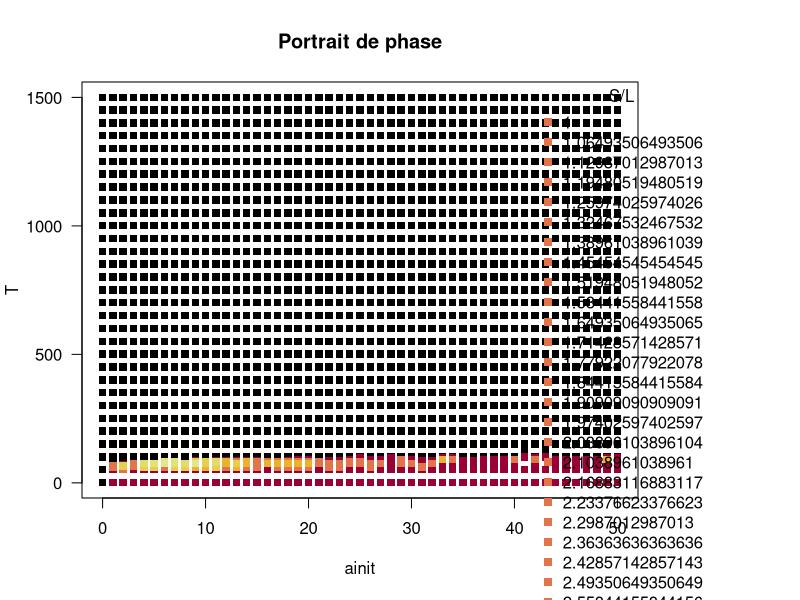

The R script that drew this image:
rm(list=ls())             
library(colorspace)


# | ainit | T | S/L |
data<-read.table("SimulationOutputs.csv", header = FALSE, sep = ",", dec=".")
names(data)<-c("ainit","T","result")

# Séparation des différents états du reste des données
extinction<-subset(data,data$result==-1)
exclusion<-subset(data,data$result==0)
cohabitation<-subset(data,data$result>0)
cohabitation <- cohabitation[order(cohabitation$result), ] 
n <- as.numeric(length(cohabitation$T))
c <- 1

# Echelle de couleurs
if(length(cohabitation)!=0){
color=heat_hcl(length(cohabitation$result))[rank(cohabitation$result)]
}

# Affichage
par(mar=c(5.1,4.1,4.1,8.1), xpd=TRUE)
plot(extinction$ainit,extinction$T, col='black', pch=15, cex=c, las=1, main="Portrait de phase",
     xlim=c(min(data$ainit),max(data$ainit)), ylim=c(min(data$T),max(data$T)),
     xlab="ainit", ylab="T")
points(exclusion$ainit,exclusion$T, col="#990033", pch=15, cex=c)
points(cohabitation$ainit,cohabitation$T, col=color, pch=15, cex=c)
legend("topright",title="S/L",inset=c(-0.13,0),pch=15,col=cbind(color,c("black","#990033")),
       legend=cbind(seq(min(cohabitation$result),max(cohabitation$result),
                        length.out = length(color)),c("extinction","exclusion")),bty="n")